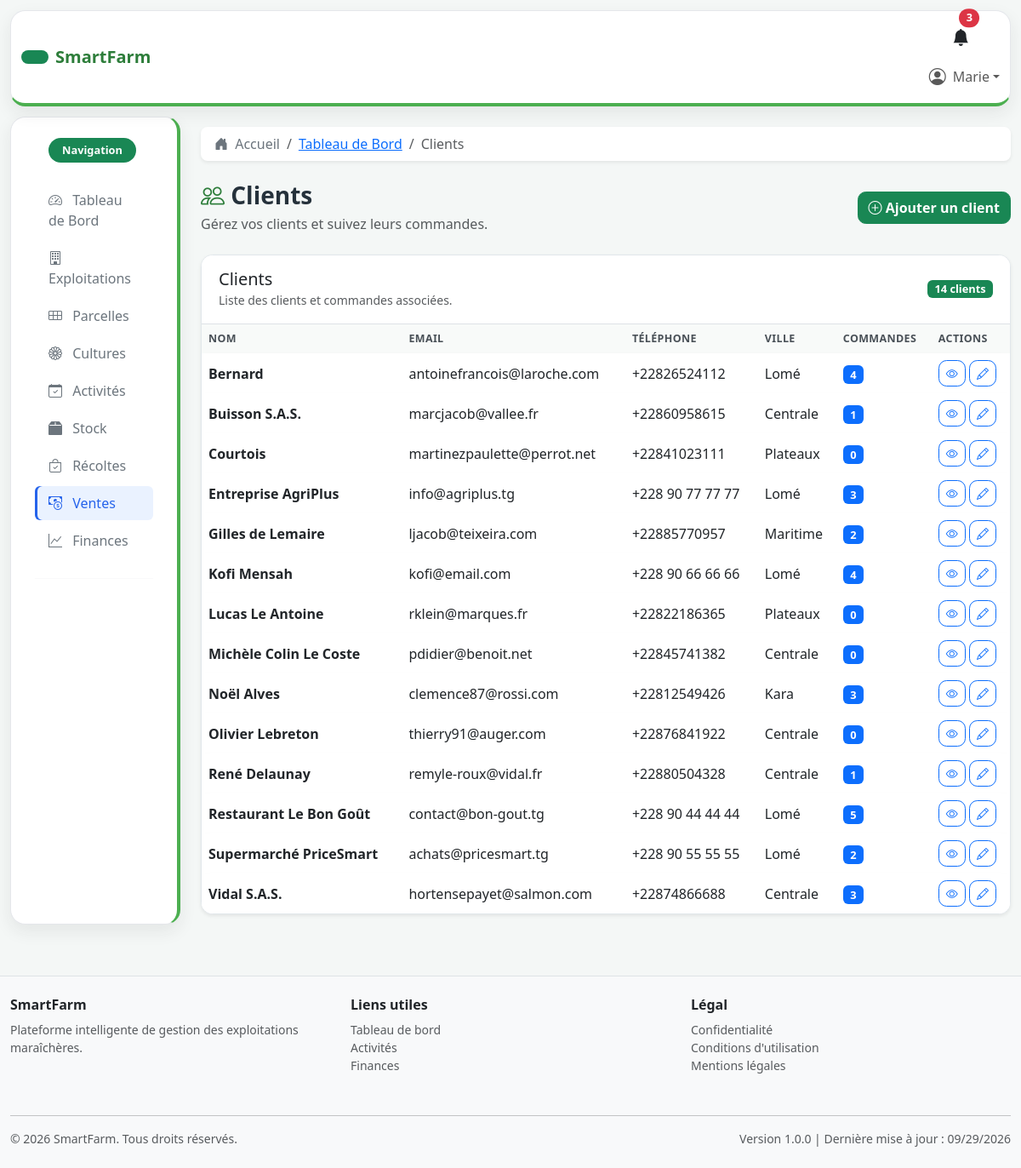
Page /ventes/clients/ (signed in) on the committed database.
### ventes/models.py (models this page shows, shortened)
class Client(models.Model):
    TYPE_CLIENT_CHOICES = [
        ('restaurant', 'Restaurant'),
        ('commerce', 'Commerce'),
        ('particulier', 'Particulier'),
        ('entreprise', 'Entreprise'),
    ]
    nom = models.CharField(max_length=200, help_text="Nom du client")
    type_client = models.CharField(
        max_length=50,
        choices=TYPE_CLIENT_CHOICES,
        default='particulier',
        help_text="Type de client"
    )
    email = models.EmailField(blank=True, help_text="Email du client")
    telephone = models.CharField(max_length=20, blank=True, help_text="Téléphone du client")
    adresse = models.TextField(blank=True, help_text="Adresse du client")
    code_postal = models.CharField(max_length=20, blank=True, help_text="Code postal")
    ville = models.CharField(max_length=100, blank=True, help_text="Ville")
    date_creation = models.DateTimeField(auto_now_add=True, help_text="Date de création")
    class Meta:
        ordering = ['nom']
        verbose_name = 'Client'
        verbose_name_plural = 'Clients'

### ventes/views.py (the view)
# urls.py: path('clients/', views.ClientListView.as_view(), name='clients_liste'),
class ClientListView(LoginRequiredMixin, ListView):
    model = Client
    template_name = 'clients/liste.html'
    context_object_name = 'clients'
    paginate_by = 20
    def get_queryset(self):
        queryset = Client.objects.all()
        recherche = self.request.GET.get('q')
        if recherche:
            queryset = queryset.filter(
                models.Q(nom__icontains=recherche)
                | models.Q(email__icontains=recherche)
                | models.Q(ville__icontains=recherche)
            )
        return queryset.order_by('nom')

### templates/clients/liste.html (shortened to what this page needs)
{% extends 'base.html' %}
{% load static %}
{% block breadcrumbs %}
    <li class="breadcrumb-item"><a href="{% url 'dashboard:accueil' %}">Tableau de Bord</a></li>
    <li class="breadcrumb-item active">Clients</li>
{% endblock %}
{% block content %}
<div class="row list-page-header mb-4 align-items-center">
    <div class="col-md-8">
        <h1 class="h3 mb-0">
            <i class="bi bi-people text-success"></i> Clients
        </h1>
        <p class="text-muted mb-0 mt-1">Gérez vos clients et suivez leurs commandes.</p>
    </div>
    <div class="col-md-4 text-md-end">
        <a href="{% url 'ventes:clients_ajouter' %}" class="btn btn-success">
            <i class="bi bi-plus-circle"></i> Ajouter un client
        </a>
    </div>
</div>
<div class="row">
    <div class="col-md-12">
        <div class="card data-card shadow-sm">
            <div class="card-header bg-white border-bottom d-flex justify-content-between align-items-center">
                <div>
                    <h5 class="mb-0">Clients</h5>
                    <small class="text-muted">Liste des clients et commandes associées.</small>
                </div>
                <span class="badge bg-success">{{ clients|length }} client{{ clients|length|pluralize }}</span>
            </div>
            <div class="table-responsive">
                <table class="table table-hover align-middle mb-0">
                    <thead class="table-light">
                        <tr>
                            <th>Nom</th>
                            <th>Email</th>
                            <th>Téléphone</th>
                            <th>Ville</th>
                            <th>Commandes</th>
                            <th>Actions</th>
                        </tr>
                    </thead>
                    <tbody>
                        {% for client in clients %}
                        <tr>
                            <td><strong>{{ client.nom }}</strong></td>
                            <td>{{ client.email|default:"-" }}</td>
                            <td>{{ client.telephone|default:"-" }}</td>
                            <td>{{ client.ville|default:"-" }}</td>
                            <td><span class="badge bg-primary">{{ client.ventes.count }}</span></td>
                            <td>
                                <a href="{% url 'ventes:clients_detail' client.pk %}" class="btn btn-sm btn-outline-primary" title="Voir le client"><i class="bi bi-eye"></i></a>
                                <a href="{% url 'ventes:clients_modifier' client.pk %}" class="btn btn-sm btn-outline-primary" title="Modifier le client"><i class="bi bi-pencil"></i></a>
                            </td>
                        </tr>
                        {% endfor %}
                    </tbody>
                </table>
            </div>
        </div>
    </div>
</div>
{% endblock %}

### templates/includes/navbar.html (shortened to what this page needs)
<nav class="navbar navbar-light bg-white border-bottom sticky-top shadow-sm app-navbar">
    <div class="container-fluid">
        <a class="navbar-brand d-flex align-items-center gap-2" href="{% url 'dashboard:accueil' %}">
            <span class="badge bg-success rounded-pill py-2 px-3 text-white"></span>
            <span class="fs-5 fw-bold">SmartFarm</span>
        </a>
        <div class="ms-auto" id="navbarNav">
            <ul class="navbar-nav ms-auto align-items-center">
                <li class="nav-item me-2 d-none d-lg-block">
                    <a class="nav-link position-relative text-dark" href="{% url 'dashboard:accueil' %}">
                        <i class="bi bi-bell-fill fs-5"></i>
                        <span class="position-absolute top-0 start-100 translate-middle badge rounded-pill bg-danger">3</span>
                    </a>
                </li>
                <li class="nav-item dropdown">
                    <a class="nav-link dropdown-toggle d-flex align-items-center" href="#" id="userDropdown" role="button" data-bs-toggle="dropdown">
                        {% if user.is_authenticated and user.profil.photo %}
                            <img src="{{ user.profil.photo.url }}" alt="Photo de profil" class="rounded-circle" style="width: 32px; height: 32px; object-fit: cover;">
                        {% else %}
                            <i class="bi bi-person-circle fs-5"></i>
                        {% endif %}
                        <span class="ms-2">{% if user.is_authenticated %}{{ user.first_name|default:user.username }}{% else %}Invité{% endif %}</span>
                    </a>
                </li>
            </ul>
        </div>
    </div>
</nav>

### static/css/style.css (style rules this page uses)
:root { --smartfarm-primary: #2d7d3a; --smartfarm-secondary: #4caf50; --smartfarm-soft: #ecf5ed; --smartfarm-muted: #6c757d; --smartfarm-border: #e5e7eb; --smartfarm-sidebar: #ffffff; --smartfarm-sidebar-text: #6c757d; --smartfarm-sidebar-muted: #6c757d; --smartfarm-accent: #eaf2ff; --smartfarm-sidebar-active: #2563eb; }
body { background-color: #f4f7f6; color: #212529; }
.bg-body-tertiary { background-color: #f4f7f6 !important; }
.navbar { background-color: #fff !important; }
.app-navbar { min-height: 73px; margin: 0.75rem 0.75rem 0; border: 1px solid var(--smartfarm-border) !important; border-bottom: 4px solid var(--smartfarm-secondary) !important; border-radius: 1.1rem; box-shadow: 0 0.5rem 1.25rem rgba(33, 37, 41, 0.08) !important; z-index: 1030; }
.navbar-brand { color: var(--smartfarm-primary) !important; }
.card { border: none; border-radius: 0.85rem; }
.btn { border-radius: 0.6rem; font-weight: 600; }
.card.shadow-sm { box-shadow: 0 0.75rem 1.5rem rgba(33, 37, 41, 0.08); }
.list-page-header h1 { color: #25313b; font-weight: 700; }
.data-card { overflow: hidden; border: 1px solid #e1e7eb; }
.data-card .card-header { background: #ffffff !important; padding: 1rem 1.25rem; }
.table { border-spacing: 0 0.75rem; }
.table thead th { border-bottom: none; background-color: #f8faf9; color: #495057; font-weight: 700; font-size: 0.78rem; letter-spacing: 0.03em; text-transform: uppercase; }
.table tbody tr { background-color: #fff; box-shadow: 0 0.5rem 1rem rgba(33, 37, 41, 0.04); }
.table tbody tr td, .table tbody tr th { border: none; vertical-align: middle; }
.table-responsive { overflow-x: auto; -webkit-overflow-scrolling: touch; }
.table-responsive > .table { min-width: 680px; }
.badge { font-size: 0.8rem; font-weight: 600; }
.btn-success, .btn-outline-success { transition: all 0.2s ease; }
.text-success { color: var(--smartfarm-primary) !important; }

### rows in the picture
Client: nom "Bernard", email "antoinefrancois@laroche.com", telephone "+22826524112", ville "Lomé", ventes.count "4"
Client: nom "Buisson S.A.S.", email "marcjacob@vallee.fr", telephone "+22860958615", ville "Centrale", ventes.count "1"
Client: nom "Courtois", email "martinezpaulette@perrot.net", telephone "+22841023111", ville "Plateaux", ventes.count "0"
Client: nom "Entreprise AgriPlus", email "info@agriplus.tg", telephone "+228 90 77 77 77", ville "Lomé", ventes.count "3"
Client: nom "Gilles de Lemaire", email "ljacob@teixeira.com", telephone "+22885770957", ville "Maritime", ventes.count "2"
Client: nom "Kofi Mensah", email "kofi@email.com", telephone "+228 90 66 66 66", ville "Lomé", ventes.count "4"
Client: nom "Lucas Le Antoine", email "rklein@marques.fr", telephone "+22822186365", ville "Plateaux", ventes.count "0"
Client: nom "Michèle Colin Le Coste", email "pdidier@benoit.net", telephone "+22845741382", ville "Centrale", ventes.count "0"
Client: nom "Noël Alves", email "clemence87@rossi.com", telephone "+22812549426", ville "Kara", ventes.count "3"
Client: nom "Olivier Lebreton", email "thierry91@auger.com", telephone "+22876841922", ville "Centrale", ventes.count "0"
Client: nom "René Delaunay", email "remyle-roux@vidal.fr", telephone "+22880504328", ville "Centrale", ventes.count "1"
Client: nom "Restaurant Le Bon Goût", email "contact@bon-gout.tg", telephone "+228 90 44 44 44", ville "Lomé", ventes.count "5"
Client: nom "Supermarché PriceSmart", email "achats@pricesmart.tg", telephone "+228 90 55 55 55", ville "Lomé", ventes.count "2"
Client: nom "Vidal S.A.S.", email "hortensepayet@salmon.com", telephone "+22874866688", ville "Centrale", ventes.count "3"

### other values in the picture
{{ user.first_name|default:user.username }} "Marie"
{{ clients|length }} "14"
